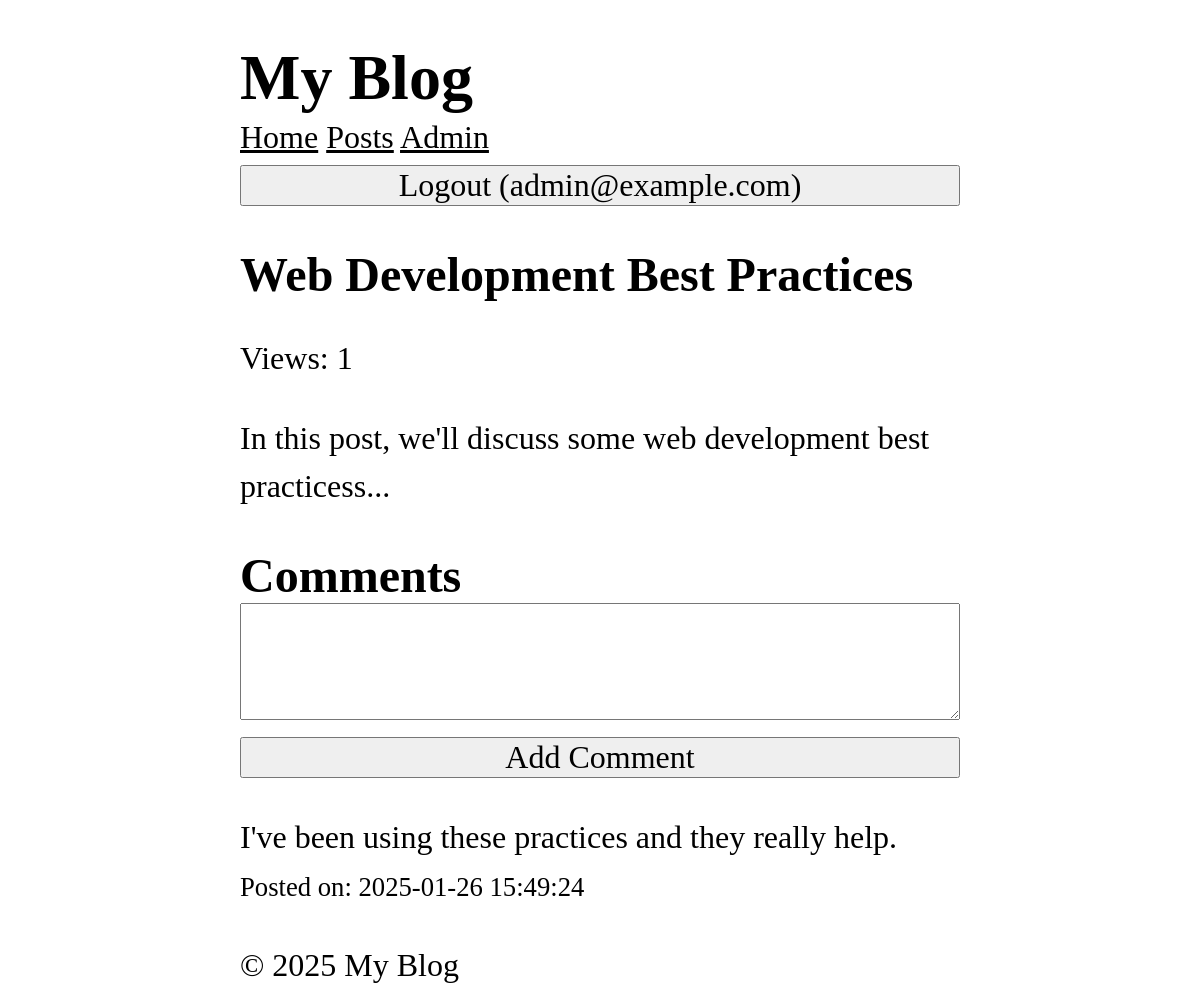
The app's page /posts/3 (signed in) with its own data.
### tables this page shows
CREATE TABLE users (
  id INTEGER PRIMARY KEY AUTOINCREMENT,
  name TEXT NOT NULL,
  email TEXT UNIQUE NOT NULL,
  password TEXT NOT NULL,
  role TEXT NOT NULL DEFAULT 'user',
  created_at DATETIME DEFAULT CURRENT_TIMESTAMP
);

CREATE TABLE posts (
  id INTEGER PRIMARY KEY AUTOINCREMENT,
  title TEXT NOT NULL,
  content TEXT NOT NULL,
  views INTEGER DEFAULT 0,
  user_id INTEGER NOT NULL,
  created_at DATETIME DEFAULT CURRENT_TIMESTAMP,
  FOREIGN KEY (user_id) REFERENCES users (id)
);

CREATE TABLE comments (
  id INTEGER PRIMARY KEY AUTOINCREMENT,
  content TEXT NOT NULL,
  user_id INTEGER NOT NULL,
  post_id INTEGER NOT NULL,
  created_at DATETIME DEFAULT CURRENT_TIMESTAMP,
  FOREIGN KEY (user_id) REFERENCES users (id),
  FOREIGN KEY (post_id) REFERENCES posts (id)
);

### core/View.php (called while the page is built, shortened)
<?php
class View
{
  protected static $globals = [];
  public static function share(string $key, mixed $value): void
  {
    static::$globals[$key] = $value;
  }
  public static function render(string $template, array $data = [], string $layout = null): string
  {
    $data = [...static::$globals, ...$data];
    $content = static::renderTemplate(
      $template,
      $data
    );
    return static::renderLayout($layout, $data, $content);
  }
  protected static function renderTemplate(string $template, array $data): string
  {
    extract($data);
    $path = dirname(__DIR__) . "/app/Views/$template.php";
    require $path;
    return ob_get_clean();
  }
  protected static function renderLayout(?string $template, array $data, string $content): string
  {
    extract([...$data, 'content' => $content]);
    $path = dirname(__DIR__) . "/app/Views/$template.php";
    require $path;
    return ob_get_clean();
  }
}

### app/Controllers/PostController.php (called while the page is built, shortened)
<?php
class PostController {
  public function show($id) {
    $post = Post::find($id);
    $comments = Comment::forPost($id);
    return View::render(
      template: 'post/show',
      layout: 'layouts/main',
      data: ['post' => $post, 'comments' => $comments]
    );
  }
}

### core/Router.php (called while the page is built, shortened)
<?php
class Router
{
  protected array $routes = [];
  protected array $globalMiddleware = [];
  protected array $routeMiddleware = [];
  public function add(string $method, string $uri, string $controller, array $middlewares = []): void
  {
    $this->routes[] = [
      'method' => $method,
      'uri' => $uri,
      'controller' => $controller,
      'middlewares' => $middlewares
    ];
  }
  public function addGlobalMiddleware(string $middleware): void
  {
    $this->globalMiddleware[] = $middleware;
  }
  public function addRouteMiddleware(string $name, string $middleware): void
  {
    $this->routeMiddleware[$name] = $middleware;
  }
  public function dispatch(string $uri, string $method): string
  {
    $route = $this->findRoute($uri, $method);
    $middlewares = [
      ...$this->globalMiddleware,
      ...array_map(
        fn($name) => $this->routeMiddleware[$name],
        $route['middlewares']
      )
    ];
    return $this->runMiddleware(
      $middlewares,
      function () use ($route) {
        [$controller, $action] = explode('@', $route['controller']);
        return $this->callAction($controller, $action, $route['params']);
      }
    );
  }
  protected function runMiddleware(array $middlewares, callable $target): mixed
  {
    $next = $target;
    foreach (array_reverse($middlewares) as $middleware) {
      $next = function () use ($middleware, $next) {
        error_log("Middleware: running $middleware");
        return (new $middleware)->handle($next);
      };
    }
    return $next();
  }
  protected function findRoute(string $uri, string $method): ?array
  {
    foreach ($this->routes as $route) {
      $params = $this->matchRoute($route['uri'], $uri);
      if ($params !== null && $route['method'] === $method) {
        return [...$route, 'params' => $params];
      }
    }
    return null;
  }
  protected function matchRoute(string $routeUri, string $requestUri): ?array
  {
    $routeSegments = explode('/', trim($routeUri, '/'));
    $requestSegments = explode('/', trim($requestUri, '/'));
    if (count($routeSegments) !== count($requestSegments)) {
      return null;
    }
    $params = [];
    foreach ($routeSegments as $index => $routeSegment) {
      if (str_starts_with($routeSegment, '{') && str_ends_with($routeSegment, '}')) {
        $params[trim($routeSegment, '{}')] = $requestSegments[$index];
      } elseif ($routeSegment !== $requestSegments[$index]) {
        return null;
      }
    }
    return $params;
  }
  protected function callAction(string $controller, string $action, array $params): string
  {
    return (new $controllerClass)->$action(...$params);
  }
}

### app/Middlewares/CSRF.php (called while the page is built, shortened)
<?php
class CSRF implements Middleware
{
  public function handle(callable $next)
  {
    return $next();
  }
}

### app/Middlewares/View.php (called while the page is built, shortened)
<?php
class View implements Middleware
{
  public function handle(callable $next)
  {
    CoreView::share('user', Auth::user());
    return $next();
  }
}

### core/App.php (called while the page is built, shortened)
<?php
class App {
  protected static $container = [];
  public static function bind(string $key, mixed $value): void {
    static::$container[$key] = $value;
  }
  public static function get(string $key): mixed {
    return static::$container[$key];
  }
}

### core/Model.php (called while the page is built, shortened)
<?php
abstract class Model
{
  protected static string $table;
  public static function find(mixed $id): ?static
  {
    $db = App::get('database');
    return $db->fetch("SELECT * FROM " . static::$table . " WHERE id = ?", [$id], static::class);
  }
}

### core/Database.php (called while the page is built, shortened)
<?php
class Database
{
  protected $pdo;
  public function __construct(array $config)
  {
    try {
      $dsn = $this->createDsn($config);
      $username = $config['username'] ?? null;
      $password = $config['password'] ?? null;
      $options = $config['options'] ?? null;
      $this->pdo = new PDO($dsn, $username, $password, $options);
      $this->pdo->setAttribute(PDO::ATTR_ERRMODE, PDO::ERRMODE_EXCEPTION);
    } catch (PDOException $e) {
      throw new Exception("Could not connect to the database");
    }
  }
  protected function createDsn(array $config): string
  {
    $driver = $config['driver'];
    $dbname = $config['dbname'];
    return match ($driver) {
      'sqlite' => "sqlite:$dbname",
      default => throw new Exception("Unsupported database driver: $driver")
    };
  }
  public function query(string $sql, array $params = []): PDOStatement
  {
    $stmt = $this->pdo->prepare($sql);
    $stmt->execute($params);
    return $stmt;
  }
  public function fetchAll(string $sql, array $params = [], ?string $className = null): array
  {
    $stmt = $this->query($sql, $params);
    if ($className) {
      $results = $stmt->fetchAll(PDO::FETCH_ASSOC);
      return array_map(function ($row) use ($className) {
        $object = new $className();
        foreach ($row as $key => $value) {
          if (property_exists($object, $key)) {
            $object->$key = $value;
          }
        }
        return $object;
      }, $results);
    }
    return $stmt->fetchAll(PDO::FETCH_ASSOC);
  }
  public function fetch(string $sql, array $params = [], ?string $className = null): mixed
  {
    $stmt = $this->query($sql, $params);
    if ($className) {
      $result = $stmt->fetch(PDO::FETCH_ASSOC);
      if ($result) {
        $object = new $className();
        foreach ($result as $key => $value) {
          if (property_exists($object, $key)) {
            $object->$key = $value;
          }
        }
        return $object;
      }
      return null;
    }
    return $stmt->fetch(PDO::FETCH_ASSOC);
  }
}

### app/Services/Auth.php (called while the page is built, shortened)
<?php
class Auth
{
  protected static $user = null;
  public static function user(): ?User
  {
    if (static::$user === null) {
      $userId = $_SESSION['user_id'] ?? null;
      static::$user = $userId
        ? User::find($userId)
        : RememberMe::user();
    }
    return static::$user;
  }
}

### app/Services/Authorization.php (called while the page is built, shortened)
<?php
class Authorization
{
  public static function check(
    string $action,
    mixed $resource = null
  ): bool {
    $user = Auth::user();
    return match ($action) {
      'dashboard' => in_array(
        $user->role,
        ['admin', 'superadmin']
      ),
      'edit_post', 'delete_post' => $resource instanceof Post && (($user->id === $resource->user_id) || in_array($user->role, ['admin', 'superadmin'])),
      'comment', 'create_post' => true,
      default => false
    };
  }
}

### helpers.php (called while the page is built, shortened)
<?php
if (!function_exists('check')) {
  function check(string $action, mixed $resource = null): bool
  {
    return Authorization::check($action, $resource);
  }
}

### app/Models/Comment.php (called while the page is built, shortened)
<?php
class Comment extends Model
{
  public static function forPost($postId): array
  {
    $db = App::get('database');
    return $db->fetchAll(
      "SELECT * FROM comments WHERE post_id = ? ORDER BY created_at DESC",
      [$postId],
      static::class
    );
  }
}

### app/Views/post/show.php (the view, shortened to what this page needs)
<article>
  <h1><?= htmlspecialchars($post->title) ?></h1>
  <p>Views: <?= $post->views ?></p>
  <p>
    <?= nl2br(htmlspecialchars($post->content)) ?>
  </p>
</article>
<section>
  <h2 id="comments">Comments</h2>
  <?php if ($user && check('comment')): ?>
    <form action="/posts/<?= $post->id ?>/comments" method="POST">
      <textarea name="content" required rows="3"></textarea>
      <button type="submit">Add Comment</button>
    </form>
  <?php else: ?>
    <p>
      <a href="/login">Login to comment.</a>
    </p>
  <?php endif ?>
  <?php foreach ($comments as $comment): ?>
    <div>
      <p>
        <?= nl2br(htmlspecialchars($comment->content)) ?>
      </p>
      <small>Posted on: <?= $comment->created_at ?></small>
    </div>
  <?php endforeach ?>
</section>

### app/Views/layouts/main.php (shortened to what this page needs)
<!DOCTYPE html>
<html lang="en">
<head>
  <link rel="stylesheet" href="/style.css" />
</head>
<body>
  <header>
    <h1>My Blog</h1>
  </header>
  <nav>
    <a href="/">Home</a>
    <a href="/posts">Posts</a>
    <?php if ($user): ?>
      <?php if (check('dashboard')): ?>
        <a href="/admin/dashboard">Admin</a>
      <?php endif ?>
      <form action="/logout" method="POST">
        <button>Logout (<?= $user->email ?>)</button>
      </form>
    <?php else: ?>
      <a href="/login">Login</a>
    <?php endif ?>
  </nav>
  <main>
    <?= $content ?>
  </main>
  <footer>
    <p>&copy; <?= date('Y') ?> My Blog</p>
  </footer>
</body>
</html>

### public/style.css (style rules this page uses)
*, *::before, *::after { box-sizing: border-box; }
html { -moz-text-size-adjust: none; -webkit-text-size-adjust: none; text-size-adjust: none; }
body, h1, h2, h3, h4, p, figure, blockquote, dl, dd { margin-block-end: 0; }
body { min-height: 100vh; line-height: 1.5; max-width: 60%; margin-left: auto; margin-right: auto; font-size: 2em; font-family: Cambria, Cochin, Georgia, Times, "Times New Roman", serif; }
h1, h2, h3, h4, button, input, label { line-height: 1.1; }
h1, h2, h3, h4 { text-wrap: balance; }
a:not([class]) { text-decoration-skip-ink: auto; color: currentColor; }
input, button, textarea, select { font-family: inherit; font-size: inherit; width: 100%; }

### records on screen
users: email "admin@example.com"
posts: title "Web Development Best Practices", views "1", content "In this post, we'll discuss some web development best practicess..."
comments: content "I've been using these practices and they really help.", created_at "2025-01-26 15:49:24"
